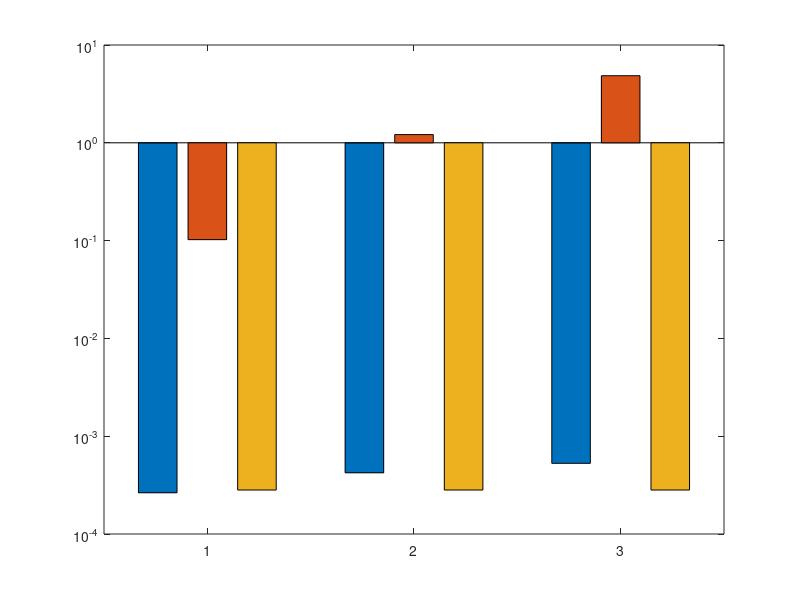

The MATLAB script that drew this image: (Note: this script raises an error after producing the figure.)
% path(path, "../legendflex-pkg-master/setgetpos_V1.2");
% path(path, "../legendflex-pkg-master/legendflex");
% path(path, "../matlab-hatchfill2-master");
% close all;
color = ['m','c','g']; % CAMEO, ACO, UbiG
sysname = 'FTP';
fontsize = 22;
fig_size = [1 1 6 4];
fname_10a = "../figures/probing_overhead.pdf";
fname_10b = "../figures/computational_overhead.pdf";
fname_10c = "../figures/su_overall_overhead.pdf";
fname_10d = "../figures/mu_overall_overhead.pdf";

K=2;
Nant = [32,256,1024];
Nclient = [1,8]; 
% probing overhead
load("./ftp_probing.mat");
load("./aco_probing.mat");
load("./ubig_probing.mat"); % (Nclients, Nant)

% computation overhead
load("./aco_latency.mat");
load("./ftp_latency.mat");
load("./ubig_latency.mat");

ubig_comp = median(squeeze(ubig_latency(:,K,:)), 1);
aco_comp = aco_latency;
ftp_comp = ftp_latency;

% SU probing
y1 = [ftp_probing(1,:)];
y2 = [aco_probing(1,:)];
y3 = [ubig_probing(1,:)];
y4 = [y1; y2; y3].';
% SU computational
y5 = [ftp_comp];
y6 = [aco_comp];
y7 = [ubig_comp];
y8 = [y5; y6; y7].';
% SU overall
y9 = y4 + y8;
% MU overall, Nant = 32
idx = 2;
y10 = [ftp_probing(2,:) + Nclient(2).*ftp_comp];
y11 = [aco_probing(2,:) + Nclient(2).*aco_comp];
y12 = [ubig_probing(2,:) + Nclient(2).*ubig_comp];
y13 = [y10; y11; y12].';

%%%%%%% 1. SU probing 
% fig = figure('Position', [100 100 200*3 200*2]);
fig = figure('Units','inches', 'Position', fig_size); %6,4 for 2fig/column 
bars = bar(y4);
set(gca,'YScale','log');
for ii=1:3
    bars(ii).FaceColor = color(ii);
end
% apply hatch pattern to bars
hatchfill2(bars(2), 'single', 'HatchAngle', 45, 'HatchDensity', 20, 'HatchColor', 'black');
hatchfill2(bars(3), 'cross', 'HatchAngle', 45, 'HatchDensity', 20, 'HatchColor', 'black');
% hatchfill2(bars(3), 'single', 'HatchAngle', -45, 'HatchDensity', 20, 'HatchColor', 'black');
legendData = {sysname, 'ACO', 'UbiG'};
[legend_h, object_h, plot_h, text_str] = legendflex(bars, legendData, 'FontSize', fontsize, ...
    'anchor', [2 2], 'buffer', [10 0],'ncol',3);
% apply hatch pattern to legends
hatchfill2(object_h(3+2), 'single', 'HatchAngle', 45, 'HatchDensity', 20/3, 'HatchColor', 'black');
hatchfill2(object_h(3+3), 'cross', 'HatchAngle', 45, 'HatchDensity', 20/3, 'HatchColor', 'black');
% hatchfill2(object_h(3+3), 'single', 'HatchAngle', -45, 'HatchDensity', 20/3, 'HatchColor', 'black');

grid on;
% title("SU Probing");
ylabel("Time (s)");
set(gca,'xticklabel', ["N = 32", "N = 256", "N = 1024"]);
set(gca, 'FontSize', fontsize);
set(gca, 'XMinorTick','on', 'XMinorGrid','on', 'YMinorTick','on', 'YMinorGrid','on');
set(gca,'ytick', 10.^[-6:2:2]);
ylim([1e-4 1e2]);
exportgraphics(fig,fname_10a,'Resolution',300);


%%%%%%% 2. SU computational 
fig2 = figure('Units','inches', 'Position', fig_size); %6,4 for 2fig/column 
bars = bar(y8);
set(gca,'YScale','log');
for ii=1:3
    bars(ii).FaceColor = color(ii);
end
% apply hatch pattern to bars
hatchfill2(bars(2), 'single', 'HatchAngle', 45, 'HatchDensity', 20, 'HatchColor', 'black');
hatchfill2(bars(3), 'cross', 'HatchAngle', 45, 'HatchDensity', 20, 'HatchColor', 'black');
% hatchfill2(bars(3), 'single', 'HatchAngle', -45, 'HatchDensity', 20, 'HatchColor', 'black');
legendData = {sysname, 'ACO', 'UbiG'};
[legend_h, object_h, plot_h, text_str] = legendflex(bars, legendData, 'FontSize', fontsize, ...
    'anchor', [2 2], 'buffer', [10 0],'ncol',3);
% apply hatch pattern to legends
hatchfill2(object_h(3+2), 'single', 'HatchAngle', 45, 'HatchDensity', 20/3, 'HatchColor', 'black');
hatchfill2(object_h(3+3), 'cross', 'HatchAngle', 45, 'HatchDensity', 20/3, 'HatchColor', 'black');
% hatchfill2(object_h(3+3), 'single', 'HatchAngle', -45, 'HatchDensity', 20/3, 'HatchColor', 'black');

grid on;
% title("SU Computational");
ylabel("Time (s)");
set(gca,'xticklabel', ["N = 32", "N = 256", "N = 1024"]);
set(gca, 'FontSize', fontsize);
set(gca, 'XMinorTick','on', 'XMinorGrid','on', 'YMinorTick','on', 'YMinorGrid','on');
set(gca,'ytick', 10.^[-6:2:2]);
ylim([1e-7 1e2]);
exportgraphics(fig2,fname_10b,'Resolution',300);

%%%%%%% 3. SU overall 
fig3 = figure('Units','inches', 'Position', fig_size); %6,4 for 2fig/column 
bars = bar(y9);
set(gca,'YScale','log');
for ii=1:3
    bars(ii).FaceColor = color(ii);
end
% apply hatch pattern to bars
hatchfill2(bars(2), 'single', 'HatchAngle', 45, 'HatchDensity', 20, 'HatchColor', 'black');
hatchfill2(bars(3), 'cross', 'HatchAngle', 45, 'HatchDensity', 20, 'HatchColor', 'black');
% hatchfill2(bars(3), 'single', 'HatchAngle', -45, 'HatchDensity', 20, 'HatchColor', 'black');
legendData = {sysname, 'ACO', 'UbiG'};
[legend_h, object_h, plot_h, text_str] = legendflex(bars, legendData, 'FontSize', fontsize, ...
    'anchor', [2 2], 'buffer', [10 0],'ncol',3);
% apply hatch pattern to legends
hatchfill2(object_h(3+2), 'single', 'HatchAngle', 45, 'HatchDensity', 20/3, 'HatchColor', 'black');
hatchfill2(object_h(3+3), 'cross', 'HatchAngle', 45, 'HatchDensity', 20/3, 'HatchColor', 'black');
% hatchfill2(object_h(3+3), 'single', 'HatchAngle', -45, 'HatchDensity', 20/3, 'HatchColor', 'black');

grid on;
% title("SU beam-training");
ylabel("Time (s)");
set(gca,'xticklabel', ["N = 32", "N = 256", "N = 1024"]);
set(gca, 'FontSize', fontsize);
set(gca, 'XMinorTick','on', 'XMinorGrid','on', 'YMinorTick','on', 'YMinorGrid','on');
set(gca,'ytick', 10.^[-6:2:2]);
ylim([1e-4 1e2]);
exportgraphics(fig3,fname_10c,'Resolution',300);


%%%%%%% 4. MU overall 
fig4 = figure('Units','inches', 'Position', fig_size); %6,4 for 2fig/column 
bars = bar(y13);
set(gca,'YScale','log');
for ii=1:3
    bars(ii).FaceColor = color(ii);
end
% apply hatch pattern to bars
hatchfill2(bars(2), 'single', 'HatchAngle', 45, 'HatchDensity', 20, 'HatchColor', 'black');
hatchfill2(bars(3), 'cross', 'HatchAngle', 45, 'HatchDensity', 20, 'HatchColor', 'black');
% hatchfill2(bars(3), 'single', 'HatchAngle', -45, 'HatchDensity', 20, 'HatchColor', 'black');
legendData = {sysname, 'ACO', 'UbiG'};
[legend_h, object_h, plot_h, text_str] = legendflex(bars, legendData, 'FontSize', fontsize, ...
    'anchor', [2 2], 'buffer', [10 0],'ncol',3);
% apply hatch pattern to legends
hatchfill2(object_h(3+2), 'single', 'HatchAngle', 45, 'HatchDensity', 20/3, 'HatchColor', 'black');
hatchfill2(object_h(3+3), 'cross', 'HatchAngle', 45, 'HatchDensity', 20/3, 'HatchColor', 'black');
% hatchfill2(object_h(3+3), 'single', 'HatchAngle', -45, 'HatchDensity', 20/3, 'HatchColor', 'black');

grid on;
% title("MU beam-training");
ylabel("Time (s)");
set(gca,'xticklabel', ["N = 32", "N = 256", "N = 1024"]);
set(gca, 'FontSize', fontsize);
set(gca, 'XMinorTick','on', 'XMinorGrid','on', 'YMinorTick','on', 'YMinorGrid','on');
set(gca,'ytick', 10.^[-6:2:2]);
ylim([1e-4 2e2]);
exportgraphics(fig4,fname_10d,'Resolution',300);